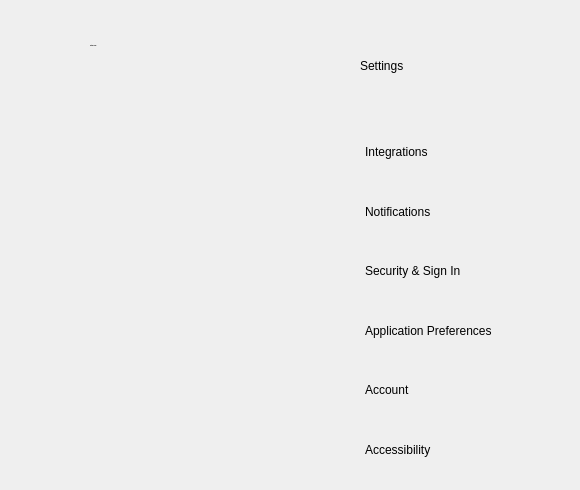
         <widget class="QWidget" name="page_settings">
          <widget class="QLabel" name="label_7">
           <property name="geometry">
            <rect>
             <x>90</x>
             <y>20</y>
             <width>191</width>
             <height>51</height>
            </rect>
           </property>
           <property name="font">
            <font>
             <pointsize>-1</pointsize>
             <weight>75</weight>
             <bold>true</bold>
            </font>
           </property>
           <property name="text">
            <string>Settings Page</string>
           </property>
          </widget>
          <widget class="QLabel" name="label_38">
           <property name="geometry">
            <rect>
             <x>360</x>
             <y>40</y>
             <width>201</width>
             <height>51</height>
            </rect>
           </property>
           <property name="text">
            <string>Settings</string>
           </property>
          </widget>
          <widget class="QWidget" name="layoutWidget">
           <property name="geometry">
            <rect>
             <x>360</x>
             <y>120</y>
             <width>211</width>
             <height>361</height>
            </rect>
           </property>
           <layout class="QVBoxLayout" name="verticalLayout_11">
            <property name="leftMargin">
             <number>5</number>
            </property>
            <property name="topMargin">
             <number>5</number>
            </property>
            <property name="rightMargin">
             <number>5</number>
            </property>
            <property name="bottomMargin">
             <number>5</number>
            </property>
            <item>
             <widget class="QLabel" name="label_44">
              <property name="text">
               <string>Integrations</string>
              </property>
             </widget>
            </item>
            <item>
             <widget class="QLabel" name="label_41">
              <property name="text">
               <string>Notifications</string>
              </property>
             </widget>
            </item>
            <item>
             <widget class="QLabel" name="label_43">
              <property name="text">
               <string>Security &amp; Sign In</string>
              </property>
             </widget>
            </item>
            <item>
             <widget class="QLabel" name="label_40">
              <property name="text">
               <string>Application Preferences</string>
              </property>
             </widget>
            </item>
            <item>
             <widget class="QLabel" name="label_39">
              <property name="text">
               <string>Account</string>
              </property>
             </widget>
            </item>
            <item>
             <widget class="QLabel" name="label_42">
              <property name="text">
               <string>Accessibility</string>
              </property>
             </widget>
            </item>
           </layout>
          </widget>
         </widget>
